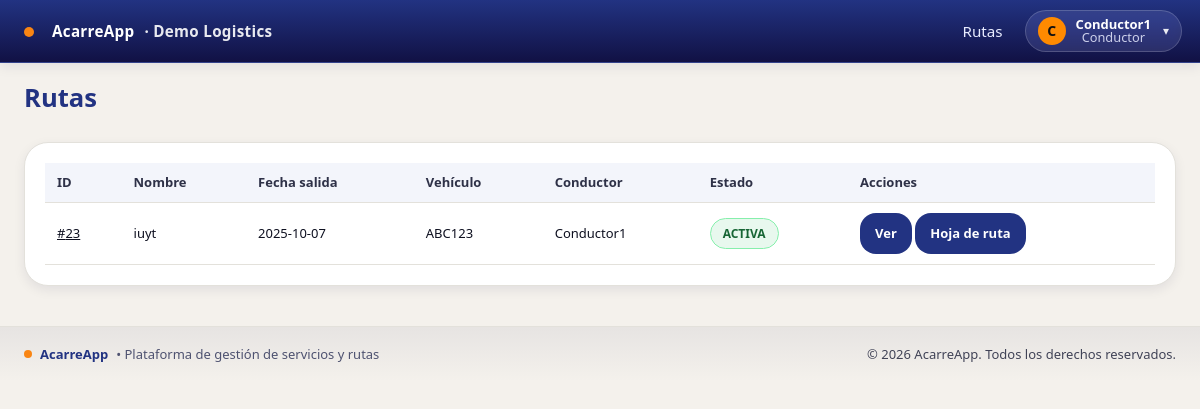
The app's page /rutas/ (signed in), older data.
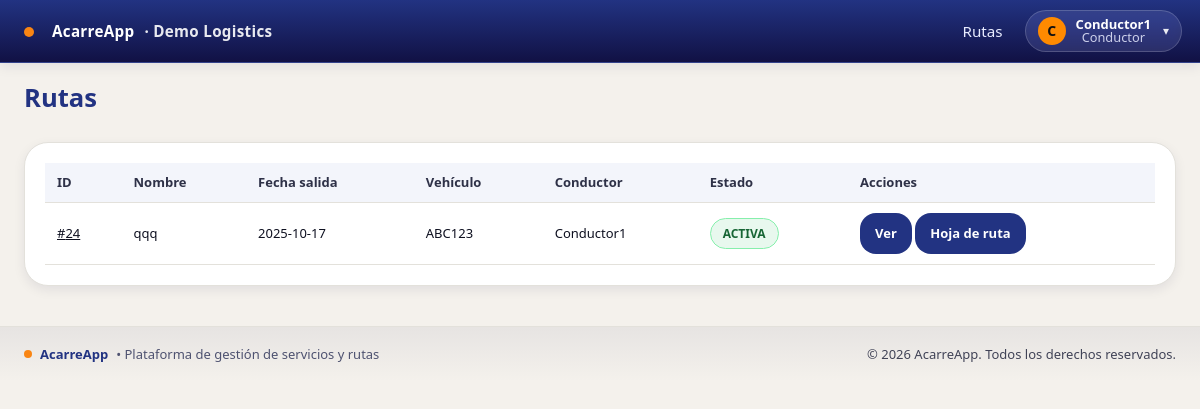
The same page, newer data.
### rutas/models.py (models this page shows, shortened)
class Ruta(models.Model):
    empresa = models.ForeignKey(Empresa, on_delete=models.CASCADE)
    fecha_salida = models.DateField()
    vehiculo = models.ForeignKey(Vehiculo, on_delete=models.PROTECT)
    conductor = models.ForeignKey(User, on_delete=models.PROTECT)
    base_efectivo = models.DecimalField(max_digits=10, decimal_places=2, default=200000)
    estado = models.CharField(max_length=20, choices=[('ACTIVA', 'Activa'), ('CERRADA', 'Cerrada')], default='ACTIVA')
    nombre = models.CharField(max_length=150, blank=True, help_text="Ej: Jardin - Medellin - Jardin")
    created_at = models.DateTimeField(auto_now_add=True)

### empresa/models.py (models this page shows)
class Vehiculo(models.Model):
    empresa = models.ForeignKey(Empresa, on_delete=models.PROTECT)
    placa = models.CharField(max_length=15)
    marca = models.CharField(max_length=60, blank=True)
    modelo = models.CharField(max_length=60, blank=True)
    activo = models.BooleanField(default=True)
    class Meta:
        unique_together = [('empresa','placa')]
        ordering = ['placa']
    def __str__(self):
        return self.placa

### rutas/views.py (the view, shortened to what this page needs)
# urls.py: path('', views.RutasListView.as_view(), name='list'),
@method_decorator(login_required, name='dispatch')
class RutasListView(ListView):
        model = Ruta
        template_name = 'rutas/list.html'
        context_object_name = 'rutas'
        paginate_by = 25
        def get_queryset(self):
            emp = get_current_empresa()
            qs = (Ruta.objects
                .filter(empresa=emp)
                .select_related('vehiculo', 'conductor'))
            if is_conductor(self.request.user):
                qs = qs.filter(conductor=self.request.user, estado='ACTIVA')
            GET = self.request.GET
            if not is_conductor(self.request.user):
                if GET.get('activas') == '1':
                    qs = qs.filter(estado='ACTIVA')
                elif GET.get('cerradas') == '1':
                    qs = qs.filter(estado='CERRADA')
            desde = (GET.get('desde') or '').strip() or None
            hasta = (GET.get('hasta') or '').strip() or None
            if desde:
                qs = qs.filter(fecha_salida__date__gte=desde)
            if hasta:
                qs = qs.filter(fecha_salida__date__lte=hasta)
            vehiculos_ids = [v for v in GET.getlist('vehiculos') if v]
            if vehiculos_ids:
                qs = qs.filter(vehiculo_id__in=vehiculos_ids)
            clientes_ids = [c for c in GET.getlist('clientes') if c]
            if clientes_ids:
                qs = qs.filter(servicios__cliente_id__in=clientes_ids)
            q = (GET.get('q') or '').strip()
            return qs.distinct().order_by('-created_at')

### acarreapp/context_processors.py (called while the page is built)
def vapid_public_key(request):
    return {"VAPID_PUBLIC_KEY": settings.VAPID_PUBLIC_KEY}

### acarreapp/tenancy.py (called while the page is built)
def set_current_empresa(empresa):
    _state.empresa = empresa

def get_current_empresa():
    return getattr(_state, 'empresa', None)

def empresa_context(request):
    return {'empresa_actual': get_current_empresa()}

### rutas/views.py (called while the page is built)
def is_conductor(user):
    role = getattr(getattr(user, 'userprofile', None), 'rol', '')
    return role == 'CONDUCTOR' or user.groups.filter(name__iexact='Conductor').exists()

### templates/rutas/list.html (shortened to what this page needs)
{% extends "base.html" %}
{% load formatting l10n %}
{% block content %}
<div id="rutas-page">
  <header class="page-header">
    <h1 class="m-0">Rutas</h1>
  </header>
  <div class="only-desktop card shadow-sm">
    <div class="card-body p-0">
      <div class="table-responsive">
        <table class="table table-striped table-hover align-middle mb-0">
          <thead class="table-dark">
            <tr>
              <th class="text-center">ID</th>
              <th>Nombre</th>
              <th>Fecha salida</th>
              <th>Vehículo</th>
              <th>Conductor</th>
              <th>Estado</th>
              <th class="text-center">Acciones</th>
            </tr>
          </thead>
          <tbody>
            {% for r in rutas %}
              <tr>
                <td class="text-center">
                  <a href="{% url 'servicios:por_ruta' r.pk %}">#{{ r.id }}</a>
                </td>
                <td>{{ r.nombre|default:"(sin nombre)" }}</td>
                <td>{{ r.fecha_salida|date:"Y-m-d" }}</td>
                <td>{{ r.vehiculo|default:"—" }}</td>
                <td>{{ r.conductor.username|default:"—" }}</td>
                <td>
                  {% if r.estado == "ACTIVA" %}
                    <span class="pill pill--ok">ACTIVA</span>
                  {% else %}
                    <span class="pill pill--bad">CERRADA</span>
                  {% endif %}
                </td>
                <td class="text-center">
                  <a href="{% url 'servicios:por_ruta' r.pk %}" class="btn btn-sm btn-outline-primary">Ver</a>
                  <a href="{% url 'rutas:hoja' r.pk %}" class="btn btn-sm btn-outline-secondary">Hoja de ruta</a>
                </td>
              </tr>
            {% endfor %}
          </tbody>
        </table>
      </div>
    </div>
  </div>
</div>
{% endblock %}

Row changes from the older to the newer data that the page shows:
no longer on this page (row edited): Ruta: id "23", nombre "iuyt", fecha_salida "2025-10-07", vehiculo "ABC123", conductor.username "Conductor1", estado "ACTIVA"
added Ruta: id "24", nombre "qqq", fecha_salida "2025-10-17", vehiculo "ABC123", conductor.username "Conductor1", estado "ACTIVA"
